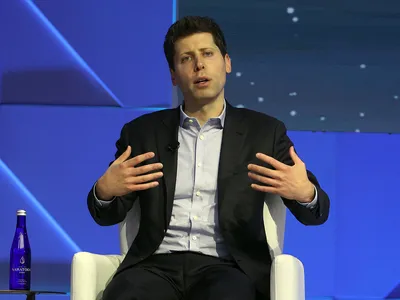
#> input picture lab02-data-processing-elaa10/images/Altman.webp, 400 x 300 px; its folder holds only this picture in this run
$ jupyter execute --allow-errors Problema2.ipynb
#> lines starting #> are read from the running program, lines starting #| are printed output that depends on the picture
2. Se dau mai multe imagini (salvate in folder-ul "data/images"). Se cere:

- sa se vizualizeze una din imagini;

[cell 1]
import cv2
import os
import numpy as np
import matplotlib.pyplot as plt

def load_images():
    images = []
    filenames = []
    for filename in os.listdir("images"):
        img = cv2.imread(os.path.join("images", filename))
#> img is the input picture: shape (300, 400, 3); mean B, G, R 125.3, 74.7, 64.3
        if img is not None:
            images.append(img)
            filenames.append(filename)
    return images, filenames

def display_image(image, title="Image"):
    cv2.imshow(title, image)
    cv2.waitKey(0)
    cv2.destroyAllWindows()

images, filenames = load_images()
#> images = 1 item; filenames = ['Altman.webp']
display_image(images[0], title=filenames[0])

- daca imaginile nu aceeasi dimensiune, sa se redimensioneze toate la 128 x 128 pixeli si sa se vizualizeze imaginile intr-un cadru tabelar.

[cell 2]
def resize_images_to_128(images, size=(128, 128)):
    return [cv2.resize(img, size) for img in images]

def table_display(images, titles, rows=2, cols=3):
    fig, axes = plt.subplots(rows, cols, figsize=(10, 6))
    for ax, img, title in zip(axes.flatten(), images, titles):
        img_rgb = cv2.cvtColor(img, cv2.COLOR_BGR2RGB)
        ax.imshow(img_rgb)
        ax.set_title(title)
        ax.axis("off")
    plt.show()

resized_images = resize_images_to_128(images)
#> resized_images = 1 item

- sa se transforme imaginile in format gray-levels si sa se vizualizeze

[cell 3]
def convert_to_gray(images):
    return [cv2.cvtColor(img, cv2.COLOR_BGR2GRAY) for img in images]


gray_images = convert_to_gray(resized_images)
#> gray_images = 1 item
#> (the rest of this cell did not finish here and is left out)


- sa se blureze o imagine si sa se afiseze in format "before-after"

[cell 4]
def blur_image(image, ksize=(5, 5)):
#> called with ksize = (5, 5)
    return cv2.GaussianBlur(image, ksize, 0)
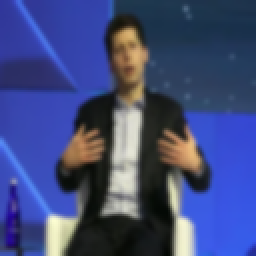
#> returned value: shape (128, 128, 3) (shown 2 times larger); mean of channels 0, 1, 2 125.3, 74.6, 64.2; drawn as B, G, R

blurred = blur_image(resized_images[0])
fig, ax = plt.subplots(1, 2, figsize=(10, 5))
ax[0].imshow(cv2.cvtColor(resized_images[0], cv2.COLOR_BGR2RGB))
ax[0].set_title("Original")
ax[0].axis("off")
ax[1].imshow(cv2.cvtColor(blurred, cv2.COLOR_BGR2RGB))
ax[1].set_title("Blurred")
ax[1].axis("off")
plt.show()
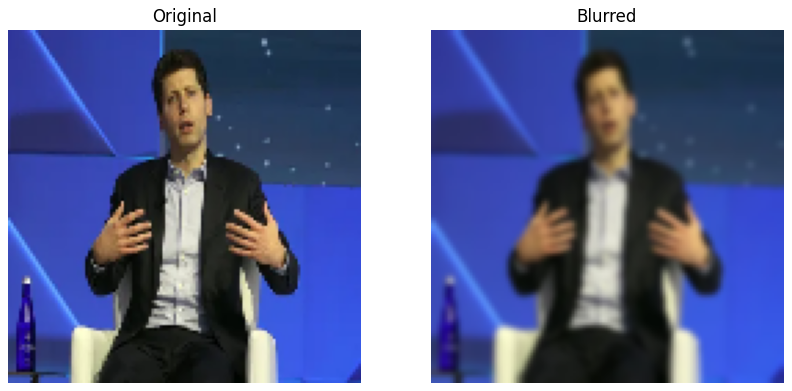
#> figure drawn by matplotlib, 2 panels

- sa se identifice muchiile intr-o imagine si sa se afiseze in format "before-after"

[cell 5]
def detect_edges(image, low_threshold=50, high_threshold=150):
#> called with low_threshold = 50, high_threshold = 150
    return cv2.Canny(image, low_threshold, high_threshold)
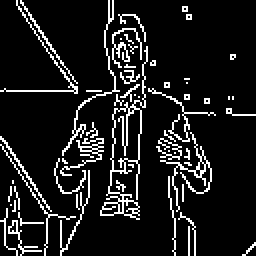
#> returned value: shape (128, 128) (shown 2 times larger); 10.9% white in thin lines or dots

edges = detect_edges(gray_images[0])
fig, ax = plt.subplots(1, 2, figsize=(10, 5))
ax[0].imshow(gray_images[0], cmap="gray")
ax[0].set_title("Original (Gray)")
ax[0].axis("off")
ax[1].imshow(edges, cmap="gray")
ax[1].set_title("Edges")
ax[1].axis("off")
plt.show()
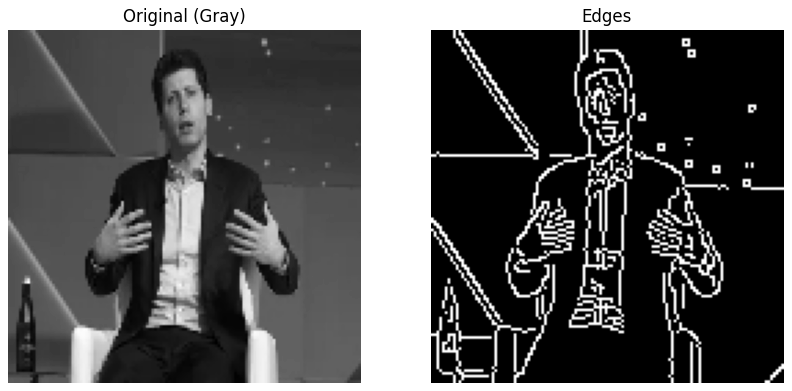
#> figure drawn by matplotlib, 2 panels

$ run again, on lab02-data-processing-elaa10/images/Leskovec.jpg
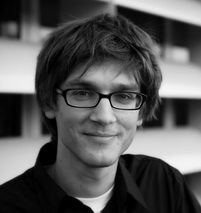
#> input picture lab02-data-processing-elaa10/images/Leskovec.jpg, 201 x 213 px
#> in load_images, img is the input picture: shape (213, 201, 3); min 0, max 246, mean 87.2
#> images = 1 item; filenames = ['Leskovec.jpg']
#> resized_images = 1 item
#> in detect_edges, `return cv2.Canny(image, low_threshold, high_threshold)`:
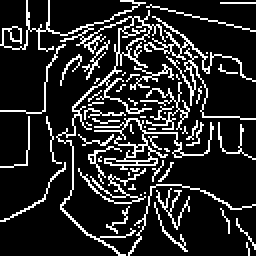
#> returned value: shape (128, 128) (shown 2 times larger); 15.9% white in thin lines or dots
#> `plt.show()`:
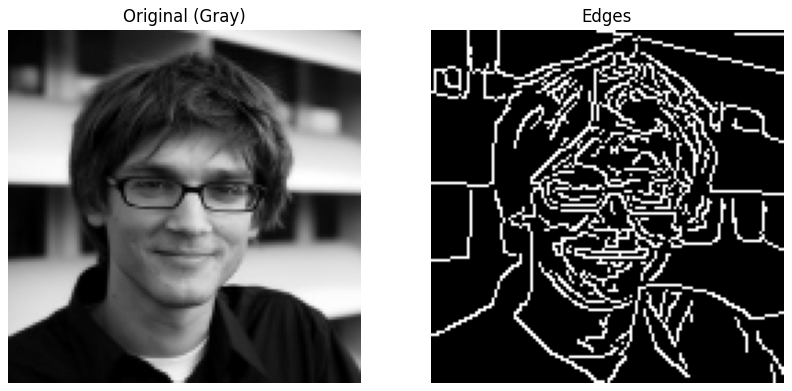
#> figure drawn by matplotlib, 2 panels

$ run again, on lab02-data-processing-elaa10/images/Norvig.jpg
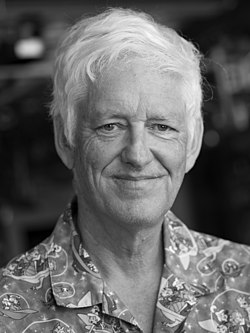
#> input picture lab02-data-processing-elaa10/images/Norvig.jpg, 250 x 333 px
#> in load_images, img is the input picture: shape (333, 250, 3); min 0, max 255, mean 100.3
#> images = 1 item; filenames = ['Norvig.jpg']
#> resized_images = 1 item
#> in detect_edges, `return cv2.Canny(image, low_threshold, high_threshold)`:
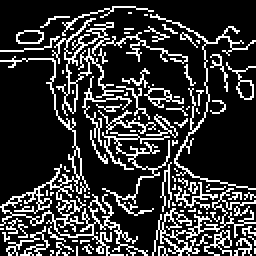
#> returned value: shape (128, 128) (shown 2 times larger); 20.7% white in thin lines or dots
#> `plt.show()`:
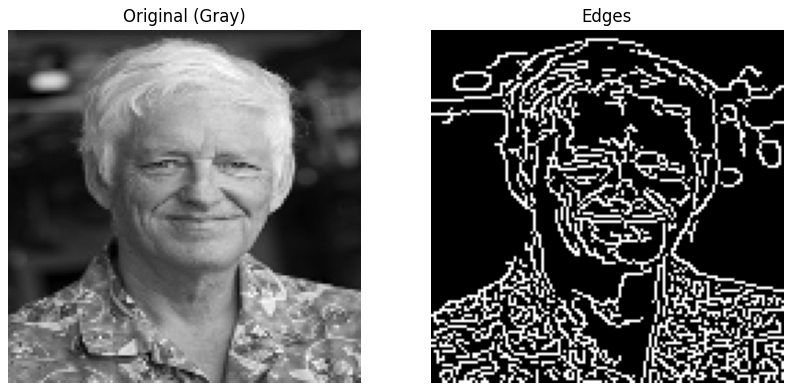
#> figure drawn by matplotlib, 2 panels
